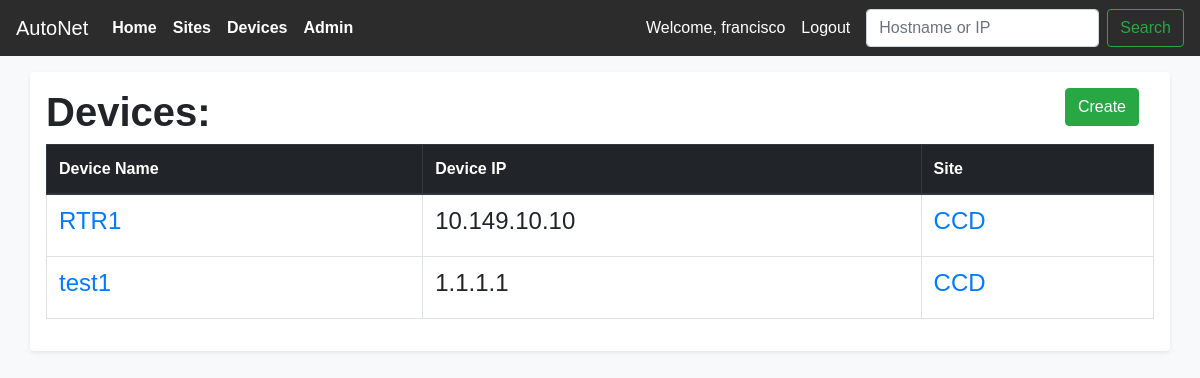
/devices (signed in), run on an earlier commit of the app's database.
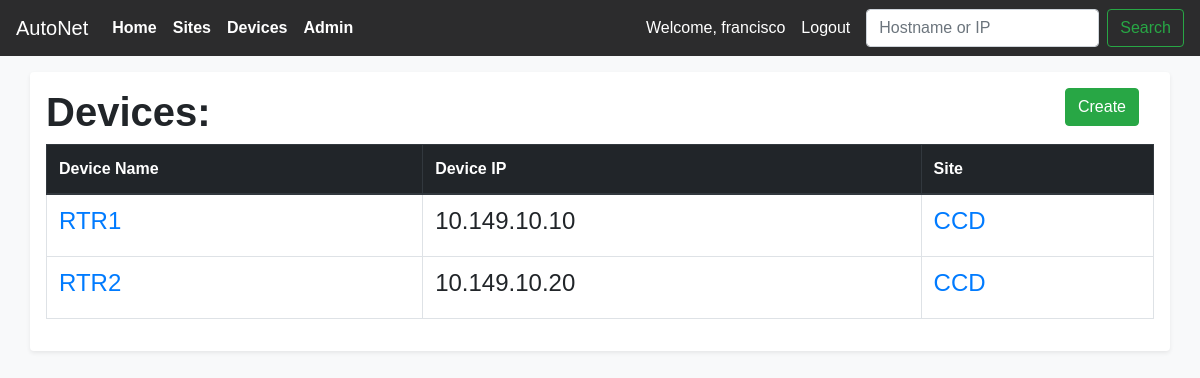
And on a later commit of the database.
### main_app/models.py (models this page shows, shortened)
class Devices(models.Model):
    VENDOR_LIST = (('C', 'Cisco'),
                                    ('J', 'Juniper'),
                                    ('A', 'Arista'),
                                    )
    device_name = models.CharField(max_length=100)
    device_ip = models.GenericIPAddressField()
    uuid = models.UUIDField( #used by the API to look up the record
                            db_index=True,
                            default=uuid_lib.uuid4,
                            editable=False)
    vendor = models.CharField(choices=VENDOR_LIST, max_length=10,
                                                default=VENDOR_LIST[0])
    site = models.ForeignKey(Sites,
                            on_delete=models.CASCADE,
                            related_name = 'devices',
                            )
    objects = models.Manager()

class Sites(models.Model):
    site_name = models.CharField(max_length=100)
    site_location = models.CharField(max_length=250)
    uuid = models.UUIDField( #used by the API to look up the record
                            db_index=True,
                            default=uuid_lib.uuid4,
                            editable=False)
    site_address = models.CharField(max_length=400, null=True)
    site_poc_name = models.CharField(max_length=100)
    site_poc_number = models.CharField(max_length=30)

### main_app/views.py (the view)
# urls.py: path('devices', views.DeviceListView.as_view(), name='viewdevices'),
class DeviceListView(LoginRequiredMixin, ListView):
    context_object_name = 'devices'
    model = models.Devices
    paginate_by = 10

### main_app/templates/main_app/devices_list.html (shortened to what this page needs)
{% extends 'main_app/main_app_base.html' %}
{%block content %}
  <div class="container shadow-sm p-3 mb-5 bg-white rounded">
      <div class="container">
        <a class="" href="{% url 'main_app:createdevice' %}">
          <input class="btn btn-success float-right" type="submit" value="Create">
        </a>
      </div>
      <div class="">
        <h1><strong>Devices:</strong></h1>
        <table class="table table-bordered">
          <thead class="thead-dark">
            <th>Device Name</th>
            <th>Device IP</th>
            <th>Site</th>
          </thead>
          {% for device in devices %}
          <tr>
              <td><h4><a href="devices/{{device.id}}">{{device.device_name}}</a></h4></td>
              <td><h4>{{device.device_ip}}</h4></td>
              <td><h4><a href="sites/{{ device.site.id }}">{{device.site.site_name}}</a></h4></td>
          </tr>
          {%endfor%}
        </table>
      </div>
  </div>
{%endblock content %}

### main_app/templates/main_app/main_app_base.html (shortened to what this page needs)
<!DOCTYPE html>
<html lang="en" dir="ltr">
  <head>
    <link rel="stylesheet" href="https://stackpath.bootstrapcdn.com/bootstrap/4.1.3/css/bootstrap.min.css">
    {% load staticfiles %}
    <link rel="stylesheet" href="{% static 'css/form.css' %}">
  </head>
  <body class="bg-light" style="font-family: sans-serif;">
    <header>
    <div class="mb-4">
      <nav class="navbar navbar-expand-lg navbar-dark fixed-top" style="background-color: #2c2c2d;">
        <a class="navbar-brand" href="{% url 'main_app:home' %}">AutoNet</a>
        <div class="collapse navbar-collapse" id="navbarSupportedContent">
          <ul class="navbar-nav mr-auto">
            <li class="nav-item active">
              <a class="nav-link" href="{% url 'main_app:home' %}"><strong>Home</strong><span class="sr-only">(current)</span></a>
            </li>
            <li class="nav-item active">
              <a class="nav-link" href="{% url 'main_app:viewsites' %}"><strong>Sites</strong></a>
            </li>
            <li class="nav-item active">
              <a class="nav-link" href="{% url 'main_app:viewdevices' %}"><strong>Devices</strong></a>
            </li>
            <li class="nav-item active">
              <a class="nav-link" href="{% url 'admin:index' %}"><strong>Admin</strong></a>
            </li>
          </ul>
          <div class="">
            {% if user.is_authenticated%}
            <ul class="navbar-nav mr-auto">
              <li class="nav-item active">
                <a class="nav-link" href="#">Welcome, {{user.username}}</a>
              </li>
              <li class="nav-item active">
                <a class="nav-link" href="{% url 'users:logout' %}">Logout</a>
              </li>
            </ul>
            {% endif %}
          </div>
          <form class="form-inline my-2 my-lg-0" action="{% url 'main_app:search'%}" method="get">
              <input class="form-control ml-2 mr-sm-2 " type="search"  name="item" placeholder="Hostname or IP" aria-label="Search">
              <button class="btn btn-outline-success my-2 my-sm-0" type="submit">Search</button>
        </form>
        </div>
      </nav>
    </div>
    </header>
    <br>
    <br>
    {%block content %}
    {%endblock content %}
  </body>
</html>

What changed in the data, as far as the page shows it:
removed Devices: device_name "test1", device_ip "1.1.1.1", site.site_name "CCD"
added Devices: device_name "RTR2", device_ip "10.149.10.20", site.site_name "CCD"
